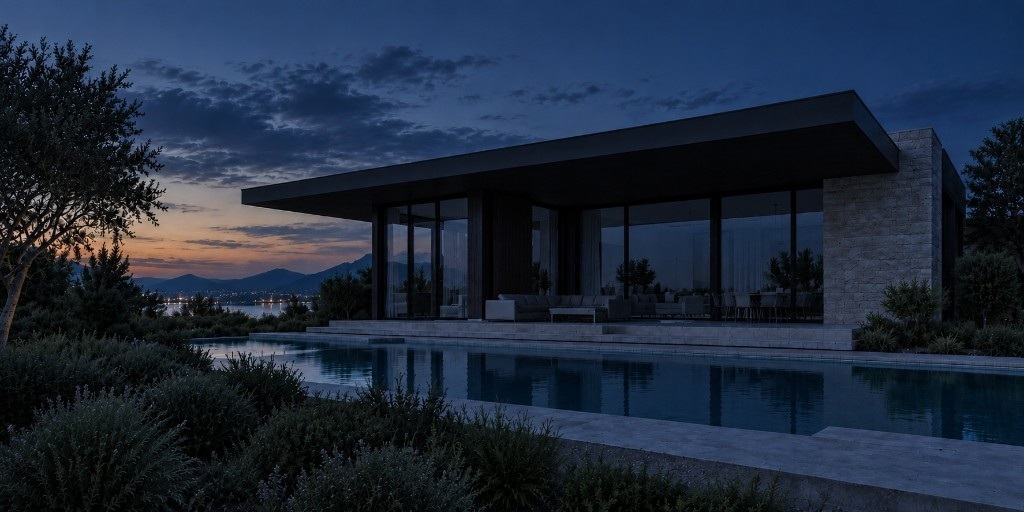
#> input picture storefront/src/assets/images/home/_raw/off.jpg, 1024 x 512 px, found by its file name
$ python align_light_pair.py
#> lines starting #> are read from the running program, lines starting #| are printed output that depends on the picture
"""Align LIGHT_OFF / LIGHT_ON pair for cursor reveal (structure NCC)."""
from pathlib import Path

import numpy as np
from PIL import Image

DIR = Path(r"C:\Users\cihan\TeknomLed\storefront\src\assets\images\home")
RAW = DIR / "_raw"


def struct_map(rgb: np.ndarray) -> np.ndarray:
    g = rgb.mean(axis=2)
    gx = np.abs(np.diff(g, axis=1))
    gy = np.abs(np.diff(g, axis=0))
    return gx[1:, :] + gy[:, 1:]


def ncc(a: np.ndarray, b: np.ndarray) -> float:
    a = a - a.mean()
    b = b - b.mean()
    den = (np.linalg.norm(a) * np.linalg.norm(b)) + 1e-6
    return float((a * b).sum() / den)


def find_offset(off_rgb: np.ndarray, on_rgb: np.ndarray, search: int = 90) -> tuple[int, int, float]:
    a = struct_map(off_rgb)
    b = struct_map(on_rgb)
    # Focus on stone facade / lower house (avoid sky text)
    y0, y1 = int(a.shape[0] * 0.48), int(a.shape[0] * 0.78)
    x0, x1 = int(a.shape[1] * 0.18), int(a.shape[1] * 0.72)
    ref = a[y0:y1, x0:x1]
    best = (-1e9, 0, 0)
    for dy in range(-search, search + 1):
        for dx in range(-search, search + 1):
            cand = b[y0 + dy : y1 + dy, x0 + dx : x1 + dx]
            if cand.shape != ref.shape:
                continue
            score = ncc(ref, cand)
            if score > best[0]:
                best = (score, dx, dy)
    return best[1], best[2], best[0]


def apply_shift(off: Image.Image, on: Image.Image, dx: int, dy: int) -> tuple[Image.Image, Image.Image]:
    """Shift ON by (-dx,-dy) relative to OFF paste origin, crop intersection."""
    w = max(off.width, on.width) + abs(dx) + 20
    h = max(off.height, on.height) + abs(dy) + 20
    canvas_off = Image.new("RGB", (w, h), (0, 0, 0))
    canvas_on = Image.new("RGB", (w, h), (0, 0, 0))
    ox = abs(min(0, -dx)) + 10
    oy = abs(min(0, -dy)) + 10
    canvas_off.paste(off, (ox, oy))
    canvas_on.paste(on, (ox - dx, oy - dy))
    left = max(ox, ox - dx) + 3
    top = max(oy, oy - dy) + 3
    right = min(ox + off.width, ox - dx + on.width) - 3
    bottom = min(oy + off.height, oy - dy + on.height) - 3
    return canvas_off.crop((left, top, right, bottom)), canvas_on.crop((left, top, right, bottom))


def main() -> None:
    off = Image.open(RAW / "off.jpg").convert("RGB")
#> off is the input picture: PIL image 1024x512 RGB; mean R, G, B 30.4, 41.7, 59.6
    on = Image.open(RAW / "on.jpg").convert("RGB")
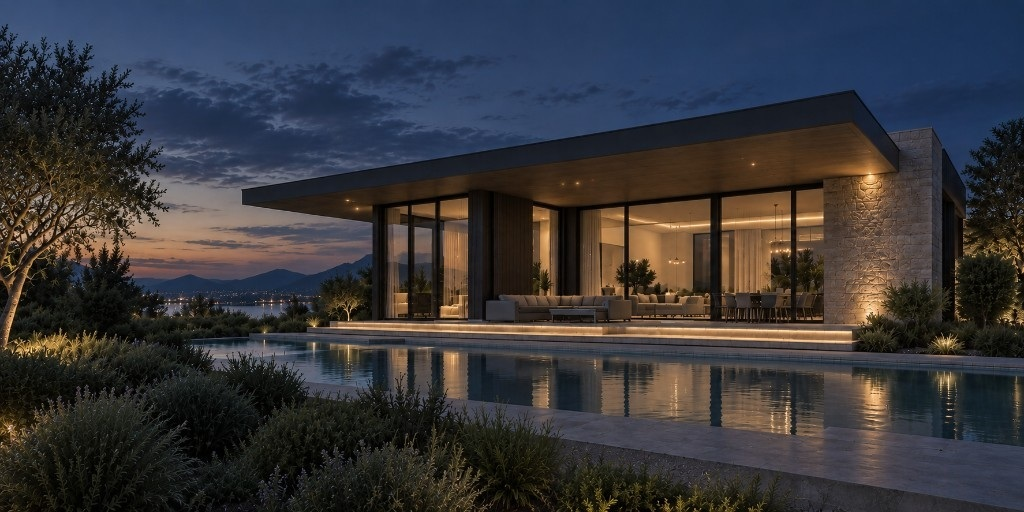
#> input picture storefront/src/assets/images/home/_raw/on.jpg, 1024 x 512 px, found by its file name
#> on is the input picture: PIL image 1024x512 RGB; mean R, G, B 55.7, 54.9, 58.6

    # Normalize ON to OFF width first (keep aspect)
    on = on.resize(
        (off.width, max(1, round(on.height * off.width / on.width))),
        Image.Resampling.LANCZOS,
    )
    # Pad shorter canvas so arrays share width
    h = max(off.height, on.height)
#> h = 512
    off_pad = Image.new("RGB", (off.width, h), (0, 0, 0))
#> off_pad: PIL image 1024x512 RGB; every value is 0
    on_pad = Image.new("RGB", (off.width, h), (0, 0, 0))
    off_pad.paste(off, (0, 0))
    on_pad.paste(on, (0, 0))

    dx, dy, score = find_offset(
        np.asarray(off_pad, dtype=np.float32),
        np.asarray(on_pad, dtype=np.float32),
        search=90,
    )
#> the loop in find_offset, `for dy in range(-search, search + 1):` made 181 passes
#> pass 1, in ncc (call 3), `b = b - b.mean()`:
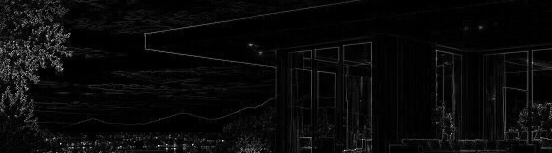
#> b: shape (153, 552) float32; min -13.28, max 313.7, mean 0; drawn with min black and max white
    print(f"coarse dx={dx} dy={dy} score={score:.4f}")
#| coarse dx=0 dy=1 score=0.4323

    a, b = apply_shift(off, on, dx, dy)
#> in apply_shift, `canvas_off = Image.new("RGB", (w, h), (0, 0, 0))`: canvas_off: PIL image 1044x533 RGB; every value is 0
#> b: PIL image 1018x505 RGB

    # Fine refine ±12
    dx2, dy2, score2 = find_offset(
        np.asarray(a, dtype=np.float32),
        np.asarray(b, dtype=np.float32),
        search=12,
    )
#> call 2 of find_offset, with search = 12
#> in struct_map (call 4), `return gx[1:, :] + gy[:, 1:]`:
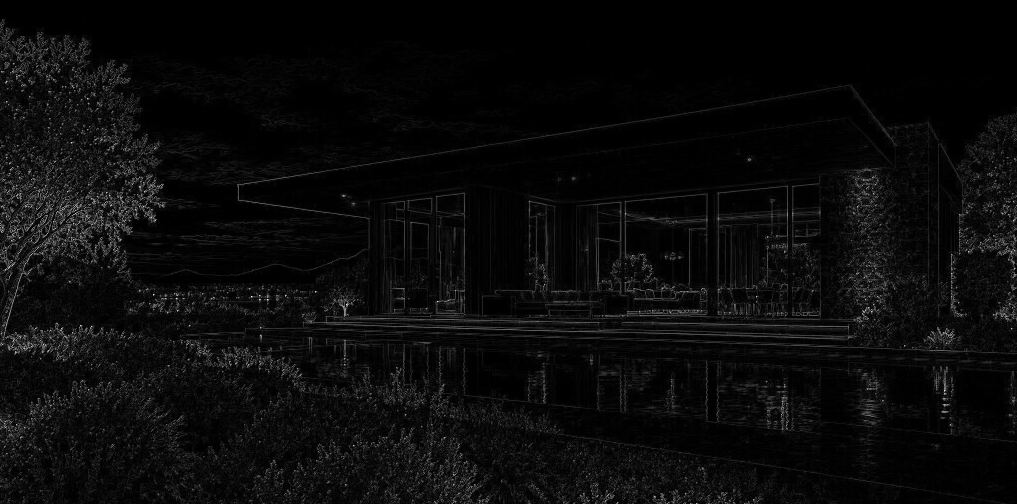
#> returned value: shape (504, 1017) float32; min 0, max 327, mean 14.1; drawn with min black and max white
#> in find_offset (call 2), `ref = a[y0:y1, x0:x1]`:
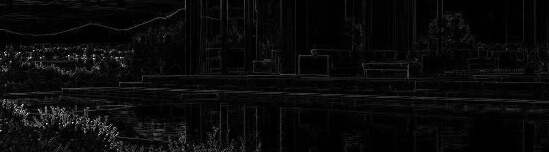
#> ref: shape (152, 549) float32; min 0, max 277.7, mean 11.2; drawn with min black and max white
    print(f"fine dx={dx2} dy={dy2} score={score2:.4f}")
#| fine dx=0 dy=0 score=0.4316
    a, b = apply_shift(a, b, dx2, dy2)
#> call 2 of apply_shift, with dx = 0, dy = 0
#> in apply_shift (call 2), `canvas_off = Image.new("RGB", (w, h), (0, 0, 0))`: canvas_off: PIL image 1038x525 RGB; every value is 0
#> in apply_shift (call 2), `canvas_on.paste(on, (ox - dx, oy - dy))`:
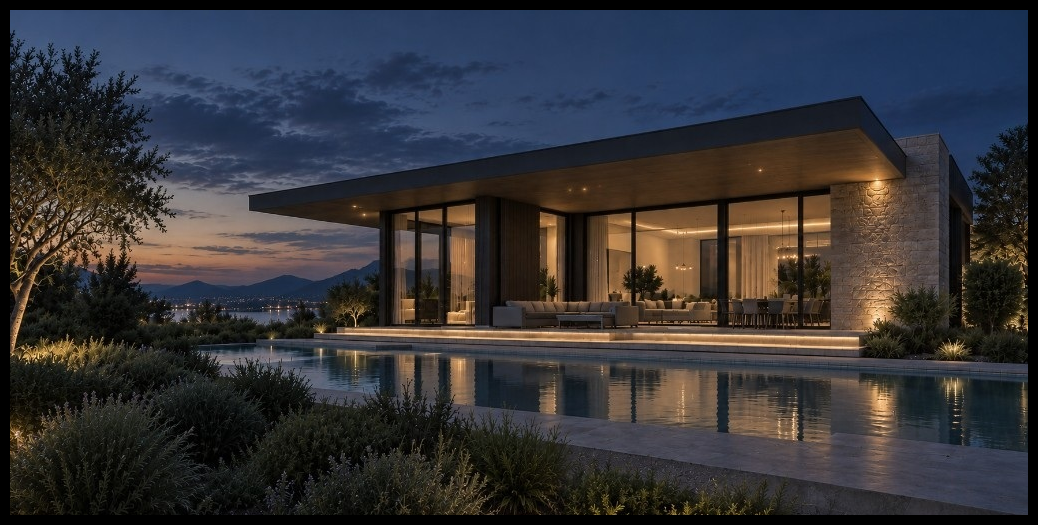
#> canvas_on: PIL image 1038x525 RGB; mean R, G, B 52.9, 52, 55.3
#> a: PIL image 1012x499 RGB
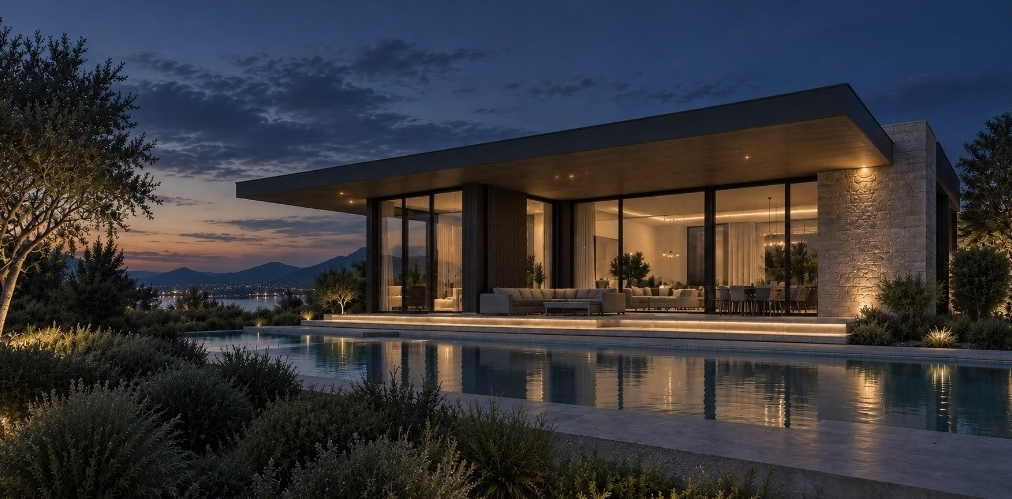
#> b: PIL image 1012x499 RGB; mean R, G, B 56.4, 55.3, 58.7

    dx3, dy3, score3 = find_offset(
        np.asarray(a, dtype=np.float32),
        np.asarray(b, dtype=np.float32),
        search=4,
    )
#> in struct_map (call 5), `g = rgb.mean(axis=2)`:
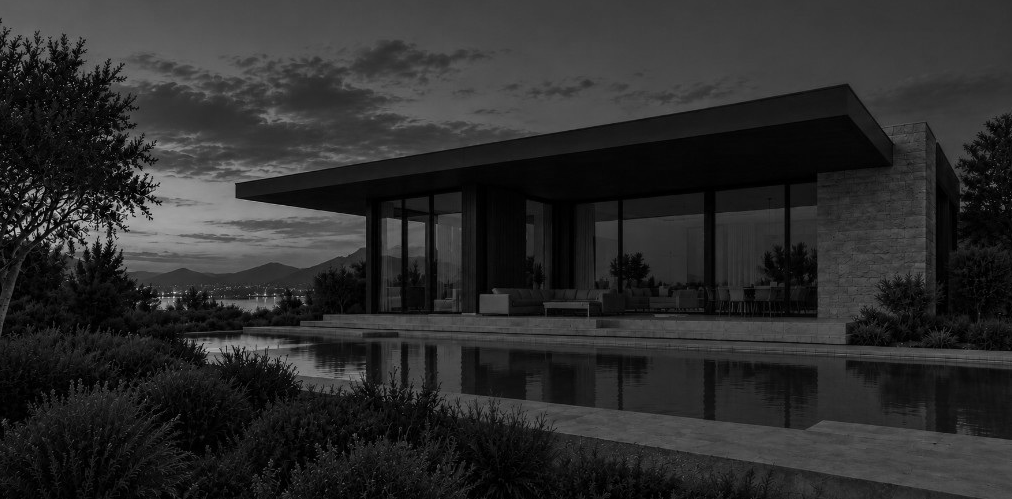
#> g: shape (499, 1012) float32; min 0, max 225.7, mean 44.2
    print(f"verify dx={dx3} dy={dy3} score={score3:.4f} size={a.size}")
#| verify dx=0 dy=0 score=0.4310 size=(1012, 499)
    if dx3 or dy3:
        a, b = apply_shift(a, b, dx3, dy3)

    assert a.size == b.size

    # Cache-busting filenames
    targets_off = [
        "pair-off-v3.jpg",
        "hero-light-off.jpg",
        "light-comparison-off.jpg",
        "comparison-light-off.jpg",
    ]
    targets_on = [
        "pair-on-v3.jpg",
        "hero-light-on.jpg",
        "light-comparison-on.jpg",
        "comparison-light-on.jpg",
    ]
    for name in targets_off:
        a.save(DIR / name, quality=93, optimize=True)
    for name in targets_on:
        b.save(DIR / name, quality=93, optimize=True)

    Image.blend(a, b, 0.5).save(DIR / "_check_blend.jpg", quality=90)
    print("saved", a.size)
#| saved (1012, 499)


if __name__ == "__main__":
    main()
